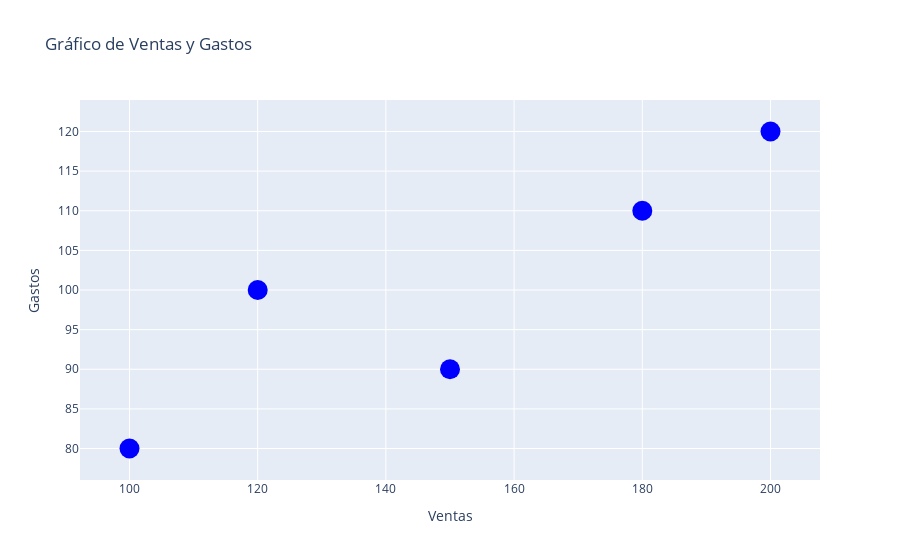

This figure's notebook cell:
### Code cell
import plotly.graph_objects as go

# Creamos el gráfico de dispersión con número de proyecto como texto
fig = go.Figure(data=go.Scatter(
    x=df['ventas'],  # Columna de ventas en el eje x
    y=df['gastos'],  # Columna de gastos en el eje y
    mode='markers',
    text=df['proyecto'],  # Columna de número de proyecto como texto en los puntos
    marker=dict(
        size=20,
        color='blue'
    )
))

# Configuramos el diseño del gráfico
fig.update_layout(
    title='Gráfico de Ventas y Gastos',
    xaxis_title='Ventas',
    yaxis_title='Gastos'
)

# Mostrar el gráfico
fig.show()

### Figure 1 — Plotly figure (JSON) as saved in the notebook; plotly's stock layout.template omitted (floating-point values rounded to 4 significant figures)
{"data": [{"marker": {"color": "blue", "size": 20}, "mode": "markers", "text": [1, 2, 3, 4, 5], "type": "scatter", "x": [100, 200, 150, 120, 180], "y": [80, 120, 90, 100, 110]}], "layout": {"title": {"text": "Gráfico de Ventas y Gastos"}, "xaxis": {"title": {"text": "Ventas"}}, "yaxis": {"title": {"text": "Gastos"}}}}
